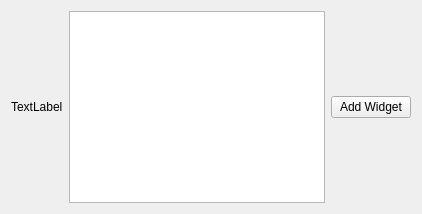
<?xml version="1.0" encoding="UTF-8"?>
<ui version="4.0">
 <class>EntityGUI</class>
 <widget class="QWidget" name="EntityGUI">
  <property name="geometry">
   <rect>
    <x>0</x>
    <y>0</y>
    <width>0</width>
    <height>0</height>
   </rect>
  </property>
  <property name="windowTitle">
   <string>EntityGUI</string>
  </property>
   <layout class="QHBoxLayout" name="horizontalLayout">
    <item>
     <widget class="QLabel" name="label">
      <property name="text">
       <string>TextLabel</string>
      </property>
     </widget>
    </item>
    <item>
     <widget class="QListWidget" name="listView">
     </widget>
    </item>
    <item>
     <widget class="QPushButton" name="pushButton">
      <property name="text">
       <string>Add Widget</string>
      </property>
      <property name="checkable">
       <bool>true</bool>
      </property>
     </widget>
    </item>
   </layout>
 </widget>
 <resources/>
 <connections/>
</ui>
